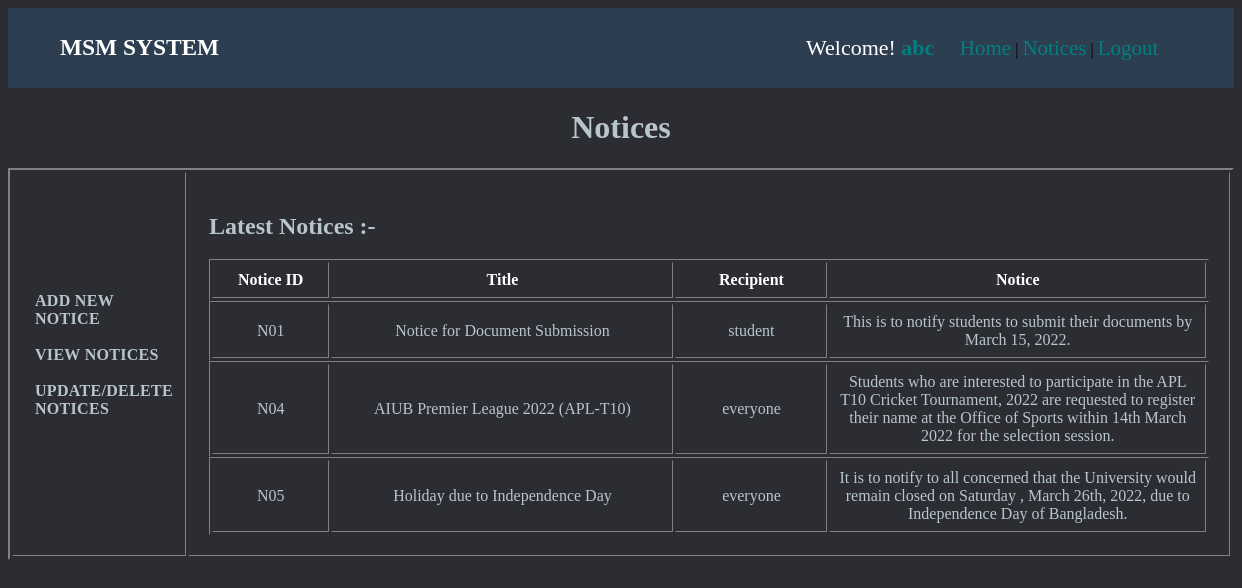
The app's page /views/admin/adminNotices.php (signed in) with its own data.
### tables this page shows
CREATE TABLE `notices` (
  `notice_id` varchar(15) NOT NULL,
  `notice_title` varchar(40) NOT NULL,
  `recipient` varchar(15) NOT NULL,
  `date` date NOT NULL,
  `notice` varchar(200) NOT NULL
);

### views/admin/adminNotices.php (the view, shortened to what this page needs)
<!DOCTYPE html>
<html lang="en">
<head>
    <link rel="stylesheet" href="../../assets/css/adminNotices.css">
</head>
<body>
    <div class="top-section">
        <table style="width: 100%;">
            <tr>
                <td class="logo-title">
                    <h3><a href="../adminHome.php">MSM SYSTEM</a></h3>
                </td>
                <td style="width: 35%;">
                    <span class="welcome">Welcome! <span style="color: red;"> <b>
                                <a href="adminProfile.php?username=<?php echo $_COOKIE["loggedName"]; ?>"
                                    style="text-decoration: none;"><?php echo $_COOKIE["loggedName"]; ?></a>
                            </b></span></span>
                    <span class="top-menu">
                        <a href="../adminHome.php">Home</a> |
                        <a href="../../views/admin/adminNoticesList.php">Notices</a> |
                        <a href="../../controllers/logout.php">Logout</a>
                    </span>
                </td>
            </tr>
        </table>
    </div>
    <div class="main-section">
        <center>
            <h1 style="color: #B8C6CC;">Notices</h1>
            <table border="2" style="width: 100%;">
                <tr>
                    <td class="left-menu">
                        <a href="registerNotices.php">Add New Notice</a> <br> <br>
                        <a href="adminNoticesList.php">View Notices</a> <br> <br>
                        <a href="noticeUpdateDelete.php">Update/Delete Notices</a> <br> <br>
                    </td>
                    <td style="width: 75%; padding: 20px;">
                        <html>
                        <h2 style="color: #B8C6CC;">Latest Notices :-</h2>
                        <center>
                            <table border="1" class="notice-table">
                                <tr>
                                    <th style="width: 50px;">Notice ID</th>
                                    <th style="width: 180px;">Title</th>
                                    <th style="width: 70px;">Recipient</th>
                                    <th style="width: 200px;">Notice</th>
                                </tr>
                            </table>
                        </center>
                        </html>
                        <?php
    $date = date("Y-m-d", time() - 60 * 60 * 2000);
    $con = mysqli_connect('localhost', 'root', '', 'webtech');
    $sql = "select * from notices where date >= '$date'";
    $res = mysqli_query($con, $sql);
    while($noticeArray = mysqli_fetch_assoc($res)){
?>
                        <html>
                        <center>
                            <table border="1" class="notice-table">
                                <tr>
                                    <td style="width: 50px; "><?=$noticeArray['notice_id']?></td>
                                    <td style="width: 180px; "><?=$noticeArray['notice_title']?></td>
                                    <td style="width: 70px; "><?=$noticeArray['recipient']?></td>
                                    <td style="width: 200px; "><?=$noticeArray['notice']?></td>
                                </tr>
                            </table>
                        </center>
                        </html>
                        <?php
                }
?>
                    </td>
                </tr>
            </table>
        </center>
    </div>
</body>
</html>

### assets/css/adminNotices.css (style rules this page uses)
body { background-color: #2B2D33; }
.top-section { background-color: #2C3E50; margin: 0%; }
.logo-title { color: #B8C6CC; width: 65%; padding-left: 50px; font-size: 20px; }
.logo-title a { color: white; text-decoration: none; }
.welcome { font-size: 22px; color: white; }
.welcome a { text-decoration: none; color: #008080; }
.top-menu { padding-left: 20px; }
.top-menu a { text-decoration: none; color: #008080; font-size: 21px; }
.left-menu { width: 25%; padding: 10px; padding-left: 22px; }
.left-menu a { text-decoration: none; text-transform: uppercase; color: #B8C6CC; font-weight: 600; letter-spacing: 0.3px; }
.notice-table { width: 1000px; text-align: center; }
.notice-table th { text-align: center; padding: 8px; color: white; }
.notice-table td { text-align: center; padding: 8px; color: #B8C6CC; }

### records on screen
notices: notice_id "N01", notice_title "Notice for Document Submission", recipient "student", notice "This is to notify students to submit their documents by March 15, 2022."
notices: notice_id "N04", notice_title "AIUB Premier League 2022 (APL-T10)", recipient "everyone", notice "Students who are interested to participate in the APL T10 Cricket Tournament, 2022 are requested to register their name at the Office of Sports within 14th March 2022 for the selection session."
notices: notice_id "N05", notice_title "Holiday due to Independence Day", recipient "everyone", notice "It is to notify to all concerned that the University would remain closed on Saturday , March 26th, 2022, due to Independence Day of Bangladesh."

### other values on screen
$_COOKIE["loggedName"] "abc"
